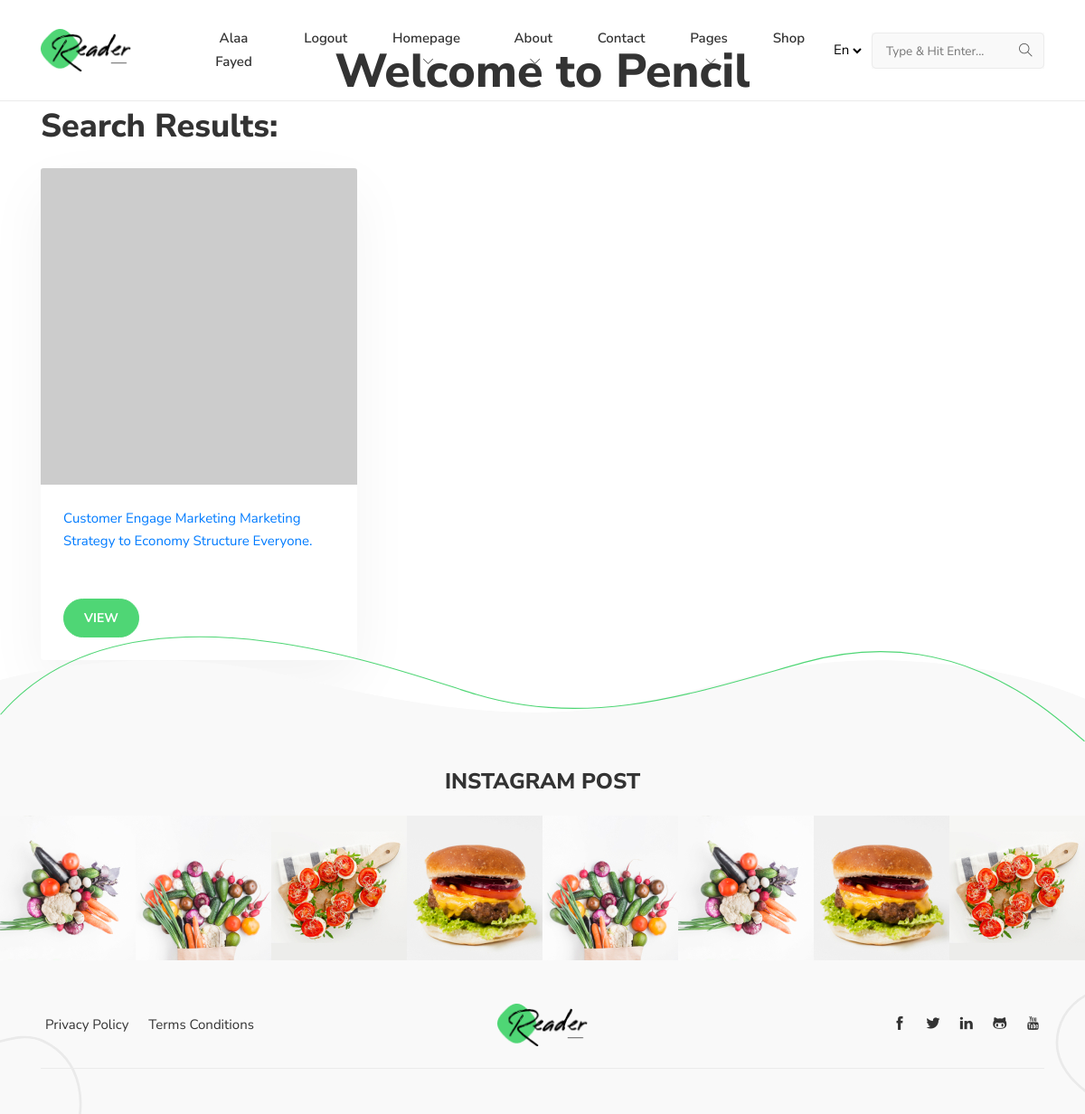
The page /home (signed in) on the database as committed earlier.
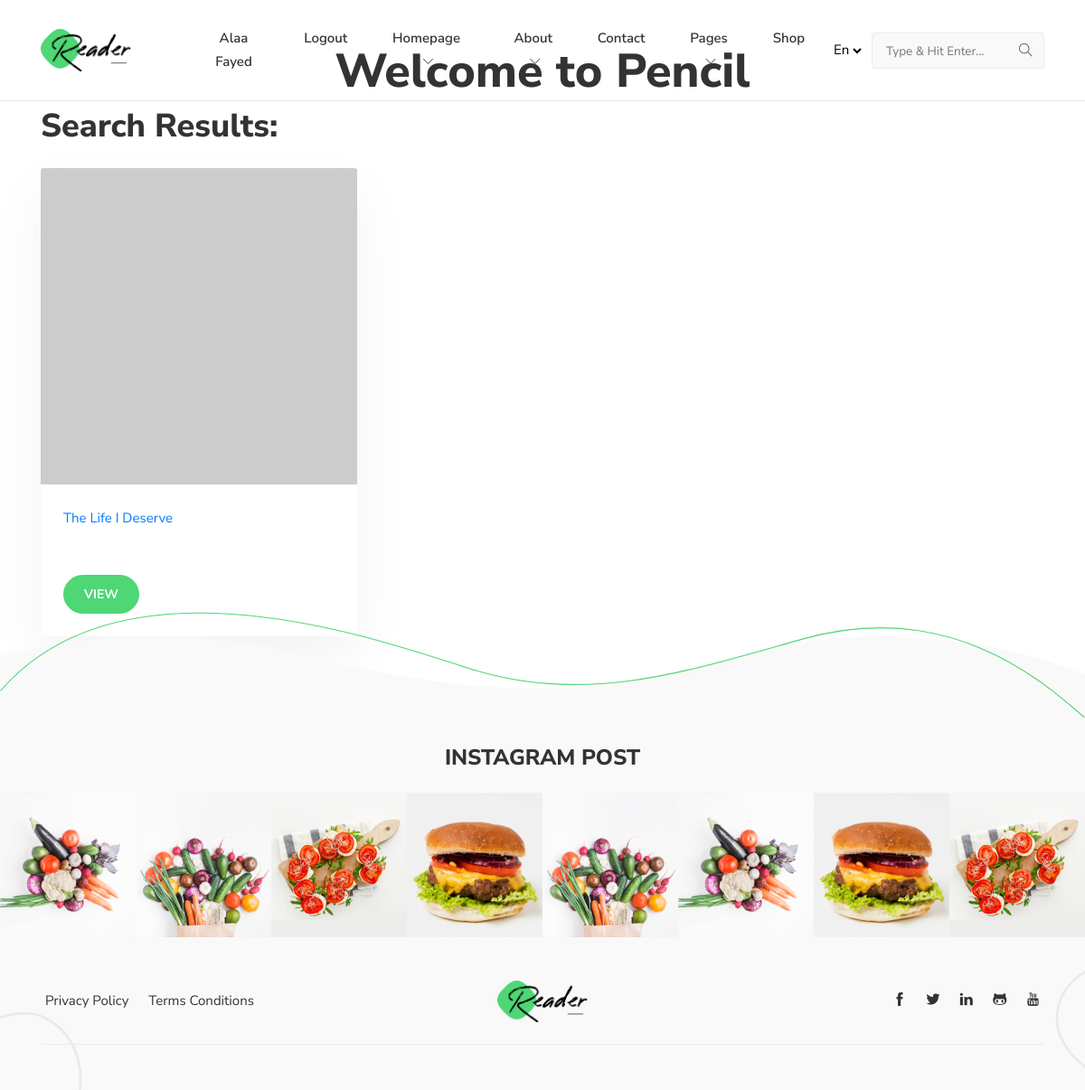
The same page on the database as committed later.
### pencil/models.py (models this page shows, shortened)
class User(db.Model, UserMixin):
    id  = db.Column(db.Integer(), primary_key=True, nullable=False)
    username = db.Column(db.String(length=30), nullable=False, unique=True)
    email = db.Column(db.String(length=50), nullable=False, unique=True)
    password_hash = db.Column(db.String(length=100), nullable=False)
    posts = db.relationship("Post", backref="owned_user", lazy=True)
    commentators = db.relationship("Comment", backref="owned_commentator", lazy=True)
    replies = db.relationship("ReplyComment", backref="owned_responder", lazy=True)
    small_replies = db.relationship("ChildReply", backref="who_reply", lazy=True)
    archives = db.relationship("Post", secondary="saved_blogs", backref="user")
    profile = db.relationship("Profile", back_populates="users", uselist=False)
    store = db.relationship("Store", back_populates="owner", uselist=False)
    roles = db.relationship('Role', secondary='user_role', backref="user")
    buyer = db.relationship("Sales", backref="book_buyers", lazy=True)
    @property
    def password(self):
        return self.password

class Post(db.Model):
    id  = db.Column(db.Integer(), primary_key=True, nullable=False)
    title = db.Column(db.String(length=50), nullable=False)
    content = db.Column(db.Text(), nullable=False)
    publication_date = db.Column(db.DateTime, default=datetime.utcnow())
    modification_date = db.Column(db.DateTime, default=datetime.utcnow())
    owner = db.Column(db.Integer(), db.ForeignKey("user.id"))
    profile_owner = db.Column(db.Integer(), db.ForeignKey("profile.id"))
    saved_posts = db.relationship("User", secondary="saved_blogs", backref="post")
    post_comments = db.relationship("Comment", backref="owned_comments", lazy=True)

### pencil/routes.py (the view, shortened to what this page needs)
@app.route("/")
@app.route("/home", methods=["GET", "POST"])
@login_required
def home_page():
    search_form = SearchForm()
    search_results = []
    posts = Post.query.order_by(Post.title.desc()).limit(20).all()
    return render_template("home.html", posts=posts, search_form=search_form, search_results=search_results)

### pencil/forms.py
class SearchForm(FlaskForm):
    input_search = StringField(label="Search", validators=[Length(max=100), DataRequired()])

### pencil/models.py (called while the page is built)
@login_manager.user_loader
def load_user(user_id):
    return User.query.get(int(user_id))

### pencil/templates/home.html (shortened to what this page needs)
{% extends 'base.html' %}
{% block content %}
<body>
    <div class="container mt-5">
        <h1 class="text-center">Welcome to Pencil</h1>
        <h2 class="text">Search Results:</h2>
        <div class="row mt-4">
            {% if search_results %}
                {% for post in search_results %}
                <div class="col-md-4">
                    <div class="card">
                        <img src="https://via.placeholder.com/150" class="card-img-top" alt="{{ post.title }}">
                        <div class="card-body">
                            <a href="{{ url_for('blog_page', post_id=post.id) }}">{{ post.title }}</a>
                        </div>
                        <div class="card-body">
                            <a href="{{ url_for('blog_page', post_id=post.id) }}" class="btn btn-primary">View</a>
                        </div>
                    </div>
                </div>
                {% endfor %}
            {% else %}
                {% for post in posts %}
                <div class="col-md-4">
                    <div class="card">
                        <img src="https://via.placeholder.com/150" class="card-img-top" alt="{{ post.title }}">
                        <div class="card-body">
                            <a href="{{ url_for('blog_page', post_id=post.id) }}">{{ post.title }}</a>
                        </div>
                        <div class="card-body">
                            <a href="{{ url_for('blog_page', post_id=post.id) }}" class="btn btn-primary">View</a>
                        </div>
                    </div>
                </div>
                {% endfor %}
            {% endif %}
        </div>
    </div>
</body>
{% endblock %}

### pencil/templates/base.html (shortened to what this page needs)
<!DOCTYPE html>
<html lang="en-us"><head>
  <link rel="stylesheet" href="{{ url_for('static', filename='plugins/bootstrap/bootstrap.min.css') }}">
  <link rel="stylesheet" href="{{ url_for('static', filename='plugins/themify-icons/themify-icons.css') }}">
  <link rel="stylesheet" href="{{ url_for('static', filename='plugins/slick/slick.css') }}">
  <link rel="stylesheet" href="{{ url_for('static', filename='css/style.css') }}" media="screen">
</head>
<body>
<header class="navigation fixed-top">
  <div class="container">
    <nav class="navbar navbar-expand-lg navbar-white">
      <a class="navbar-brand order-1" href="index.html">
        <img class="img-fluid" width="100px" src="static/images/logo.png"
          alt="Reader | Hugo Personal Blog Template">
      </a>
      <div class="collapse navbar-collapse text-center order-lg-2 order-3" id="navigation">
        <ul class="navbar-nav mx-auto">
            {% if current_user.is_authenticated %}
            <ul class="navbar-nav">
                <li class="nav-item">
                    <a class="nav-link" style="color: lawngreen; font-weight: bold">
                    </a>
                </li>
                <li class="nav-item">
                    <a class="nav-link" href="{{ url_for('profile', profile_id=current_user.id) }}">{{ current_user.username }}</a>
                </li>
                <li class="nav-item">
                    <a class="nav-link" href="{{ url_for('logout_page') }}">Logout</a>
                </li>
            </ul>
          {% endif %}
          <li class="nav-item dropdown">
            <a class="nav-link" href="#" role="button" data-toggle="dropdown" aria-haspopup="true"
              aria-expanded="false">
              homepage <i class="ti-angle-down ml-1"></i>
            </a>
          </li>
          <li class="nav-item dropdown">
            <a class="nav-link" href="#" role="button" data-toggle="dropdown" aria-haspopup="true"
              aria-expanded="false">
              About <i class="ti-angle-down ml-1"></i>
            </a>
          </li>
          <li class="nav-item">
            <a class="nav-link" href="contact.html">Contact</a>
          </li>
          <li class="nav-item dropdown">
            <a class="nav-link" href="#" role="button" data-toggle="dropdown" aria-haspopup="true"
              aria-expanded="false">Pages <i class="ti-angle-down ml-1"></i>
            </a>
          </li>
          <li class="nav-item">
            <a class="nav-link" href="shop.html">Shop</a>
          </li>
        </ul>
      </div>
      <div class="order-2 order-lg-3 d-flex align-items-center">
        <select class="m-2 border-0 bg-transparent" id="select-language">
          <option id="en" value="" selected>En</option>
        </select>
        <form class="search-bar">
          <input id="search-query" name="s" type="search" placeholder="Type &amp; Hit Enter...">
        </form>
      </div>
    </nav>
  </div>
</header>
{% block content %}
{% endblock %}
<footer class="footer">
    <svg class="footer-border" height="214" viewBox="0 0 2204 214" fill="none" xmlns="http://www.w3.org/2000/svg">
        <path d="M2203 213C2136.58 157.994 1942.77 -33.1996 1633.1 53.0486C1414.13 114.038 1200.92 188.208 967.765 118.127C820.12 73.7483 263.977 -143.754 0.999958 158.899"
        stroke-width="2" />
    </svg>
    <div class="instafeed text-center mb-5">
        <h2 class="h3 mb-4">INSTAGRAM POST</h2>
        <div class="instagram-slider">
          <div class="instagram-post"><img src="static/images/instagram/1.jpg"></div>
          <div class="instagram-post"><img src="static/images/instagram/2.jpg"></div>
          <div class="instagram-post"><img src="static/images/instagram/4.jpg"></div>
          <div class="instagram-post"><img src="static/images/instagram/3.jpg"></div>
          <div class="instagram-post"><img src="static/images/instagram/2.jpg"></div>
          <div class="instagram-post"><img src="static/images/instagram/1.jpg"></div>
          <div class="instagram-post"><img src="static/images/instagram/3.jpg"></div>
          <div class="instagram-post"><img src="static/images/instagram/4.jpg"></div>
        </div>
    </div>
    <div class="container">
        <div class="row align-items-center">
        <div class="col-md-5 text-center text-md-left mb-4">
            <ul class="list-inline footer-list mb-0">
              <li class="list-inline-item"><a href="privacy-policy.html">Privacy Policy</a></li>
              <li class="list-inline-item"><a href="terms-conditions.html">Terms Conditions</a></li>
            </ul>
        </div>
        <div class="col-md-2 text-center mb-4">
            <a href="index.html"><img class="img-fluid" width="100px" src="static/images/logo.png" alt="Reader | Hugo Personal Blog Template"></a>
        </div>
        <div class="col-md-5 text-md-right text-center mb-4">
            <ul class="list-inline footer-list mb-0">
            <li class="list-inline-item"><a href="#"><i class="ti-facebook"></i></a></li>
            <li class="list-inline-item"><a href="#"><i class="ti-twitter-alt"></i></a></li>
            <li class="list-inline-item"><a href="#"><i class="ti-linkedin"></i></a></li>
            <li class="list-inline-item"><a href="#"><i class="ti-github"></i></a></li>
            <li class="list-inline-item"><a href="#"><i class="ti-youtube"></i></a></li>
            </ul>
        </div>
        <div class="col-12">
            <div class="border-bottom border-default"></div>
        </div>
        </div>
    </div>
    </footer>
    <script src="{{ url_for('static', filename='js/script.js') }}"></script></body>
  </html>

### pencil/static/css/style.css (style rules this page uses)
body { line-height: 1.7; font-family: "Nunito Sans", sans-serif; -webkit-font-smoothing: antialiased; color: #555; font-size: 15px; }
h1, h2, h3, h4, h5, h6, .h1, .h2, .h3, .h4, .h5, .h6 { color: #333; font-family: "Nunito Sans", sans-serif; font-weight: 800; line-height: 1.2; }
h1, .h1 { font-size: 52px; }
h2, .h2 { font-size: 36px; }
h3, .h3 { font-size: 24px; }
.btn { font-size: 14px; font-family: "Nunito Sans", sans-serif; font-weight: 700; text-transform: uppercase; padding: 10px 22px; border-radius: 50px; border: 1px solid; position: relative; z-index: 1; transition: 0.2s ease; }
.btn-primary { background: #4FD675; color: #fff; border-color: #4FD675; }
body { background-color: #fff; overflow-x: hidden; }
img { vertical-align: middle; border: 0; }
a, a:hover, a:focus { text-decoration: none; }
a, button, select { cursor: pointer; transition: 0.2s ease; }
.slick-slide { outline: 0; }
.shadow, .promotion, .logo-list li, .widget, .card, .navbar .dropdown-menu { box-shadow: 0px 25px 65px rgba(0, 0, 0, 0.05) !important; }
.border-default { border-color: #EBEBEB !important; }
.navigation { border-bottom: 1px solid #EBEBEB; transition: 0.2s ease; padding: 10px 0; }
.nav-item { margin: 0; }
.nav-item .nav-link { text-transform: capitalize; font-family: "Nunito Sans", sans-serif; font-weight: 600; }
.navbar-white .navbar-nav .nav-link { color: #333; }
.navbar-expand-lg .navbar-nav .nav-link { padding: 20px; }
.navbar { padding: 0; }
.navbar .dropdown i { font-size: 12px; }
.search-bar { position: relative; background-color: #F9F9F9; }
.search-bar input { background-color: transparent; border: 1px solid #EBEBEB; height: 40px; padding-left: 15px; position: relative; border-radius: 5px; z-index: 1; }
.search-bar input::placeholder { font-size: 90%; }
.search-bar::before { position: absolute; font-family: "themify"; content: "\e610"; font-size: 15px; right: 13px; top: 50%; transform: translateY(-50%); }
.card { border: 0; background-color: #fff; transition: 0.2s ease; }
.card-body { padding: 25px; }
.instagram-post img { height: 160px; width: 100%; -o-object-fit: cover; object-fit: cover; }
.footer { padding: 120px 0 50px; background-image: url(../images/backgrounds/footer-bg.svg); background-position: top center; background-repeat: no-repeat; background-size: cover; position: relative; }
.footer-list a { display: block; color: #333; padding: 5px; }
.footer-border { position: absolute; top: -75px; width: 100%; stroke: #4FD675; }

Rows that differ between the two databases and show on the page:
removed Post: title "Customer Engage Marketing Marketing Strategy to Economy Structure Everyone."
added Post: title "The Life I Deserve"
